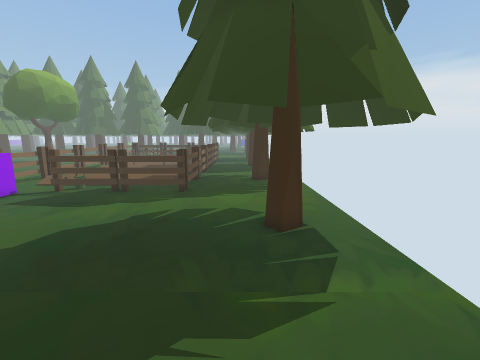
[1] (above)

24 first-person views from a walk through a Unity game level. The camera is 1.4 m above the floor, tilts 10° down and sees 90° across. The floor is counted in squares, 0.5 m on a side. Each view is taken from the middle of a square. On the plan, view 1 faces up. The plan holds only what a view shows up to about 18 squares ahead; the rest is blank. The place goes on beyond the plan.

[2]
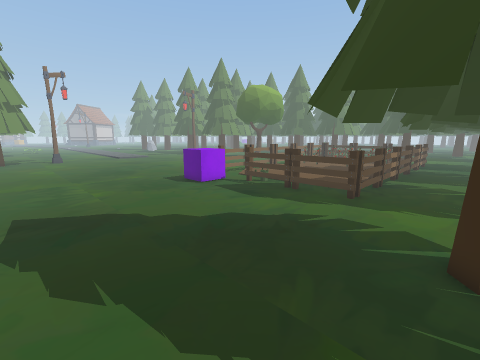

[3]
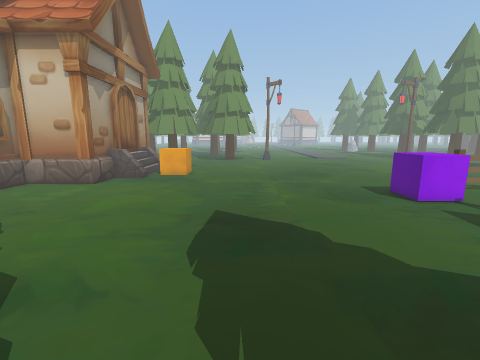

[4]
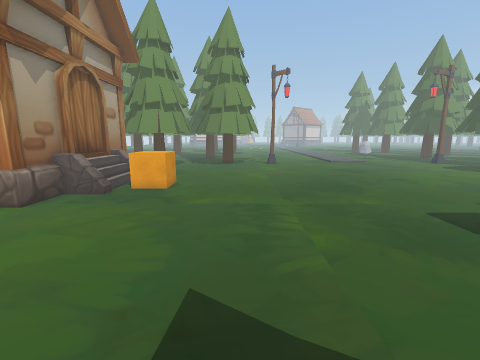

[5]
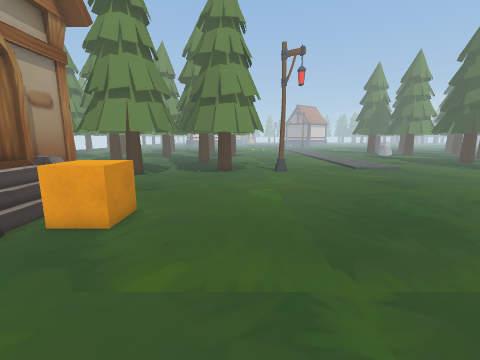

[6]
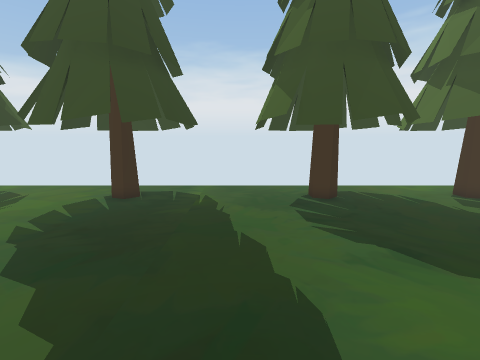

[7]
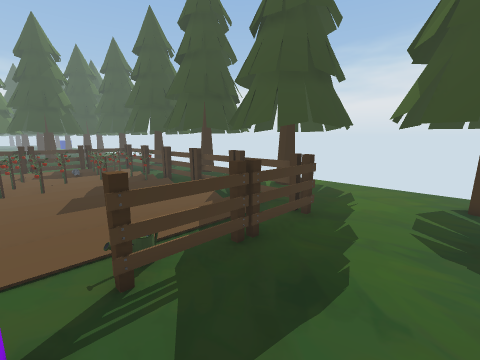

[8]
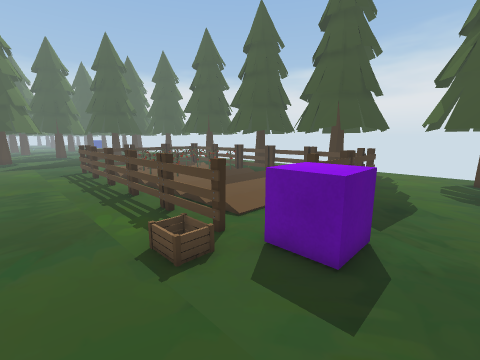

[9]
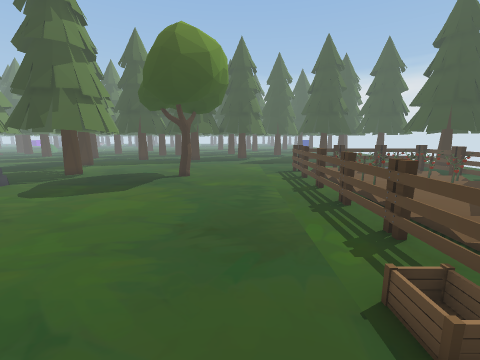

[10]
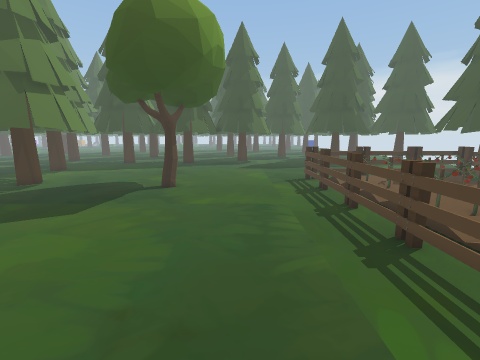

[11]
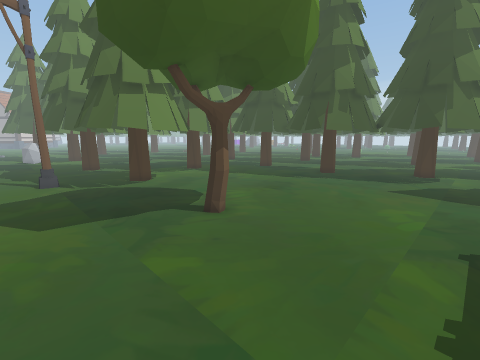

[12]
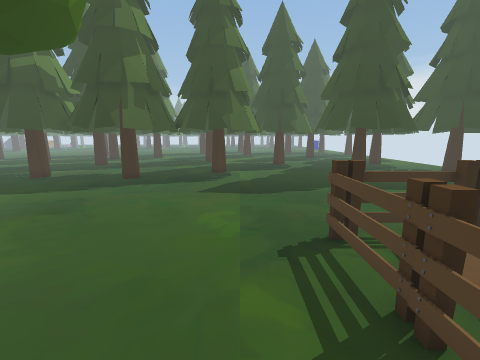

[13]
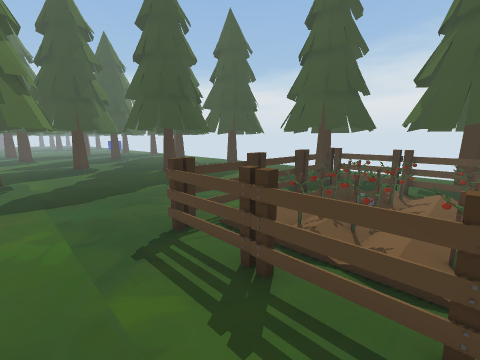

[14]
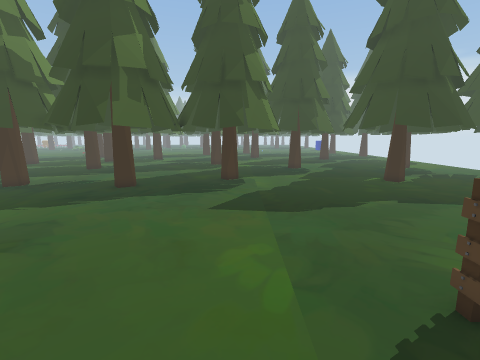

[15]
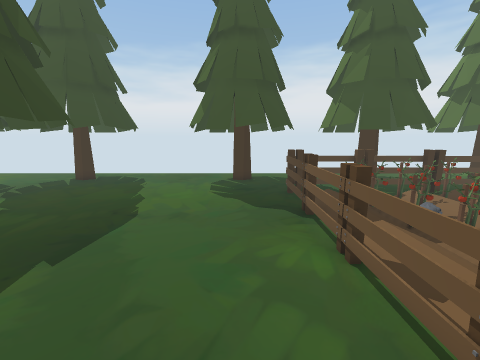

[16]
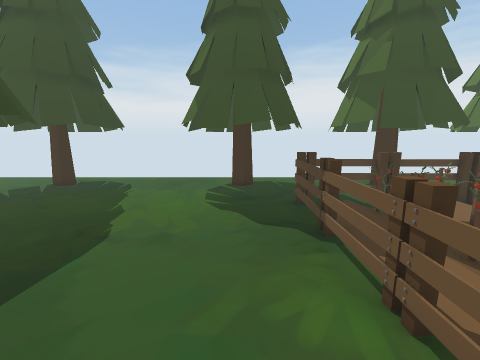

[17]
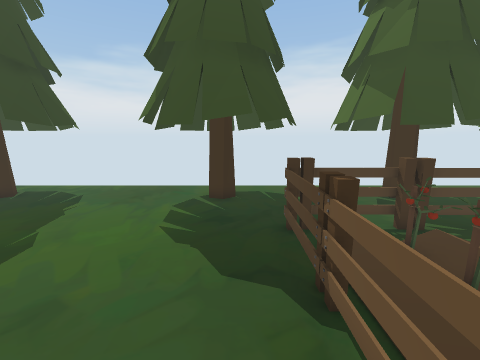

[18]
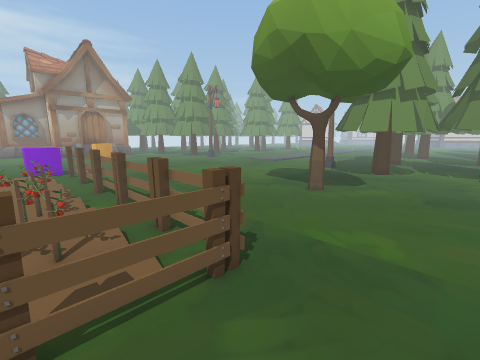

[19]
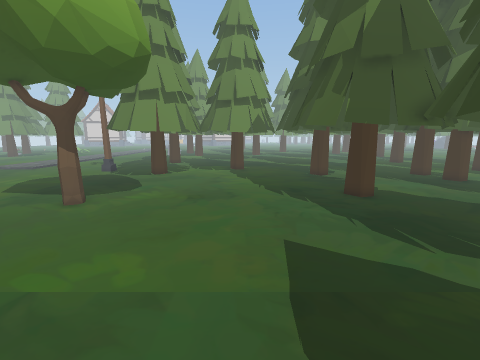

[20]
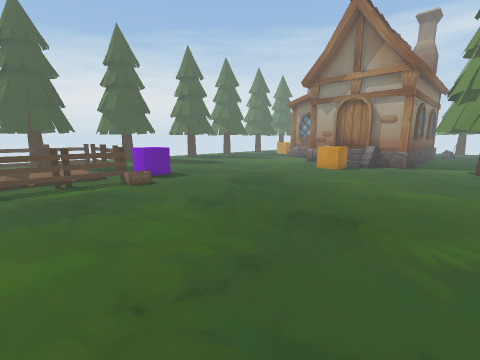

[21]
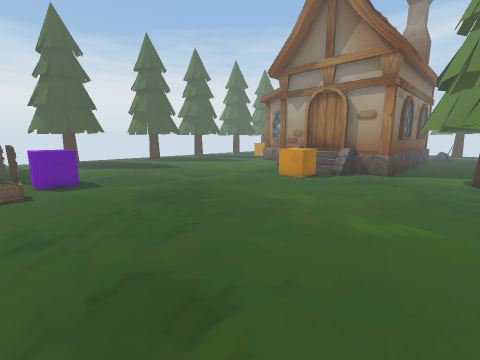

[22]
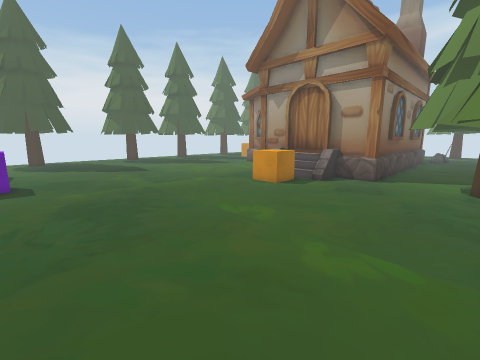

[23]
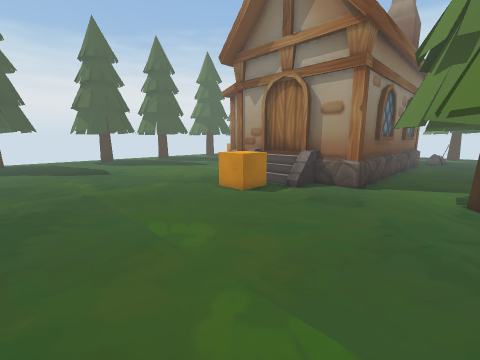

[24]
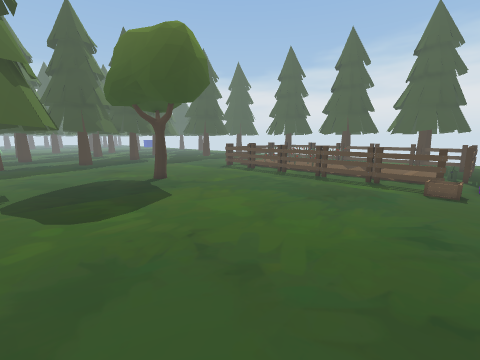

### Floor plan
Key: @ floor where view 1 was taken; . main floor; : floor 0.25 m higher than the main floor; F fence; T tree; C purple cube; H house; R orange cube; O other object.
Columns run from 30 left of view 1 to 4 right of it. Each row starts with its distance up from view 1.
 43 ..TT....TT..TT..T...T..TT.TT   TT
 42 T..T.....TT....T.......T..TTT.....T
 41 T..T..TT.TT...TT....T.....T......T
 40 ..TT..T..TTTTT........T..TT....TT.
 39 ..TT.....T............TT..........
 38 TT...TTTT.........................
 37  .................................
 36 ................................TT
 35 .............................T....T
 34  ...........................T.....T
 33 ...............................TT
 32 T..............................T..T
 31 .T...............FFFFFFFFFFFT.....T
 30 ..T.............FF..FF..F..F..TTTTT
 29 ..T.............FF:        F..
 28 ..T.....T.......FF.OOOO OO F..
 27 ..T.............FF:OOOOO:O.F... TTT
 26 .TT.............F..OOOOOOO.FTT....T
 25 ................F.:O     O FT..TT.
 24 ................FF.OOOOO O F...TT
 23 ................FF:OOO O O FT.... T
 22 ................F..OO  O O F.....TT
 21 ................F.:        F..TTTT
 20 ................FF.        F......
 19 ................F.:        F....TT
 18 ................F..        FTT...
 17 ................FF:        FT..TT
 16 ................FF.        F...TT
 15 ................F.:        FT.....T
 14 ................F..........F.....TT
 13 ................FF..F:.FF..F..TTT
 12 .................CCCFFFFFFFF......
 11 .................CCC............T.
 10 .................CCC.............TT
  9 ............................TT....T
  8 ............................T..TT.
  7 ...............................TT.
  6 ............................T.....T
  5 .................................TT
  4 ..............................TTTT
  3 T.................................
  2 TT................................
  1 .T..............................TT
  0 .T...........................T@...T
 -1 T...........................T.....T
 -2 T........RRR...................TT.
 -3 TT.......RRR...................T..T
 -4 ..T......RRR................T.....T
 -5 ...T........H...........  ....TTTTT
 -6 T..T...H    H..........    .....TT
 -7 T..T.HHHHHHHHHHH......      .T....T
 -8 ..T..H        HH.....         ....T

Where each view was taken, in squares from view 1:
view 1: 0 up, 0 right, facing up
view 2: 1 up, 1 right, facing up-left
view 3: 2 up, 1 left, facing left
view 4: 2 up, 6 left, facing left
view 5: 2 up, 12 left, facing left
view 6: 2 up, 10 left, facing right
view 7: 8 up, 11 left, facing up-right
view 8: 8 up, 18 left, facing up-right
view 9: 10 up, 18 left, facing up
view 10: 14 up, 18 left, facing up
view 11: 22 up, 15 left, facing up-left
view 12: 24 up, 16 left, facing up
view 13: 24 up, 17 left, facing up-right
view 14: 27 up, 17 left, facing up
view 15: 33 up, 15 left, facing right
view 16: 33 up, 13 left, facing right
view 17: 32 up, 10 left, facing right
view 18: 34 up, 10 left, facing down-left
view 19: 35 up, 12 left, facing left
view 20: 19 up, 30 left, facing down-right
view 21: 13 up, 30 left, facing down-right
view 22: 10 up, 30 left, facing down-right
view 23: 7 up, 30 left, facing down-right
view 24: 12 up, 30 left, facing up-right
